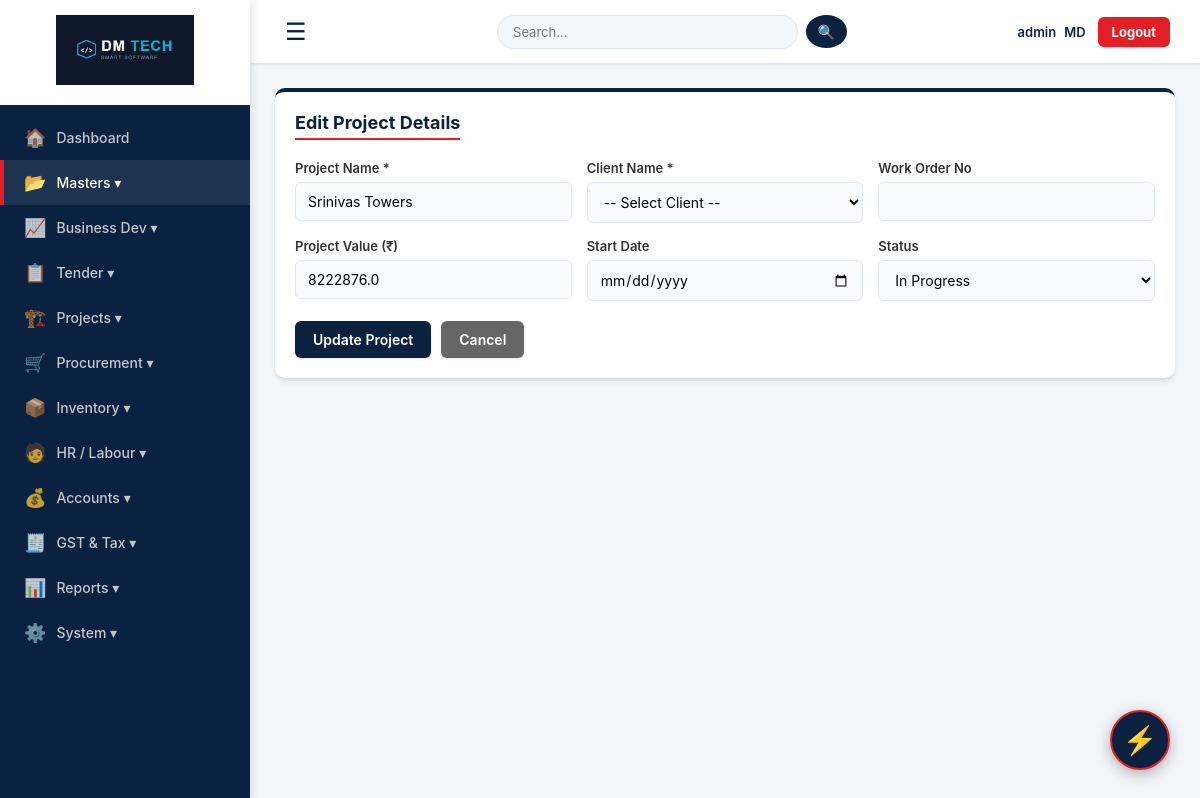
Screenshot of /projects/edit/15 (signed in) with the database file from the repository.
### tables this page shows
CREATE TABLE projects (id INTEGER PRIMARY KEY AUTOINCREMENT, project_name TEXT NOT NULL, client_name TEXT NOT NULL, work_order TEXT, project_value REAL DEFAULT 0, start_date TEXT, status TEXT DEFAULT 'Planning');

### app.py (the view, shortened to what this page needs)
@app.route("/projects/edit/<int:id>", methods=["GET", "POST"])
def edit_project(id):
    if not session.get("username"): return redirect(url_for("login"))
    conn = get_db()
    p = conn.execute("SELECT * FROM projects WHERE id=?", (id,)).fetchone()
    d = conn.execute("SELECT party_name FROM parties WHERE party_type='Debtor' ORDER BY party_name").fetchall()
    conn.close(); return render_template("edit_project.html", project=p, debtors=d)

### app.py (called while the page is built, shortened)
@app.context_processor
def inject_permissions():
    role = session.get('role', 'Admin')
    return dict(is_admin_or_gm=role in ['MD', 'Admin', 'GM'])

@app.after_request
def add_header(response):
    response.headers["Cache-Control"] = "no-cache, no-store, must-revalidate, public, max-age=0"
    response.headers["Pragma"] = "no-cache"
    response.headers["Expires"] = "0"
    return response

def get_db():
    conn = sqlite3.connect(DATABASE, timeout=20)
    conn.row_factory = sqlite3.Row
    return conn

@app.before_request
def restrict_access():
    if not session.get("username"): return
    role = session.get("role", "MD")
    endpoint = request.endpoint
    finance_routes = ['accounts', 'accounts_entry', 'delete_account_entry', 'delete_bill',
                      'print_bill', 'client_ledger', 'vendor_ledger', 'gst_reconciliation',
                      'run_reconciliation', 'gstr1', 'credit_notes', 'delete_credit_note',
                      'general_expenses', 'company_pnl', 'pay_purchase_bill', 'payroll']
    if endpoint in finance_routes and role not in ['MD', 'GM', 'Accountant']:
        flash("Access Denied: Finance module is restricted.", "error")
        return redirect(url_for('dashboard'))
    if role == "MD": return

### templates/edit_project.html (shortened to what this page needs)
{% extends "base.html" %}
{% block content %}
<div class="card">
    <h3>Edit Project Details</h3>
    <form method="POST">
        <div class="grid-3">
            <div>
                <label>Project Name *</label>
                <input type="text" name="project_name" value="{{ project['project_name'] }}" required>
            </div>
            <div>
                <label>Client Name *</label>
                <select name="client_name" required>
                    <option value="">-- Select Client --</option>
                </select>
            </div>
            <div>
                <label>Work Order No</label>
                <input type="text" name="work_order" value="{{ project['work_order'] or '' }}">
            </div>
            <div>
                <label>Project Value (₹)</label>
                <input type="number" name="project_value" step="0.01" value="{{ project['project_value'] or 0 }}">
            </div>
            <div>
                <label>Start Date</label>
                <input type="date" name="start_date" value="{{ project['start_date'] or '' }}">
            </div>
            <div>
                <label>Status</label>
                <select name="status">
                    <option value="In Progress" {% if project['status'] == 'In Progress' %}selected{% endif %}>In Progress</option>
                </select>
            </div>
        </div>
        <div style="margin-top: 20px; display: flex; gap: 10px;">
            <button type="submit" class="btn">Update Project</button>
            <a href="{{ url_for('projects') }}" class="btn" style="background: #666;">Cancel</a>
        </div>
    </form>
</div>
{% endblock %}

### static/css/main.css (style rules this page uses)
:root { --primary-blue: #0a2240; --accent-red: #e31e24; --bg-light: #f4f7f9; --text-dark: #333; --text-light: #666; --white: #ffffff; --border: #e2e8f0; --shadow-sm: 0 1px 3px rgba(0,0,0,0.1); --shadow-md: 0 4px 6px -1px rgba(0,0,0,0.1), 0 2px 4px -1px rgba(0,0,0,0.06); --shadow-lg: 0 10px 15px -3px rgba(0,0,0,0.1), 0 4px 6px -2px rgba(0,0,0,0.05); }
* { box-sizing: border-box; margin: 0; padding: 0; font-family: 'Inter', 'Segoe UI', sans-serif; }
body { background-color: var(--bg-light); color: var(--text-dark); display: flex; min-height: 100vh; }
.card { background: var(--white); border-radius: 10px; padding: 20px; box-shadow: var(--shadow-md); margin-bottom: 20px; border-top: 4px solid var(--primary-blue); transition: 0.2s; }
.card h3, .panel h3 { margin-bottom: 20px; color: var(--primary-blue); border-bottom: 2px solid var(--accent-red); display: inline-block; padding-bottom: 5px; font-weight: 700; font-size: 18px; }
.grid-3 { display: grid; grid-template-columns: repeat(3, 1fr); gap: 15px; }
label { display: block; margin-bottom: 6px; font-weight: 600; font-size: 13px; color: var(--text-dark); }
input, select, textarea { width: 100%; padding: 10px 12px; border: 1px solid var(--border); border-radius: 6px; font-size: 14px; background: #f9fbfc; transition: all 0.2s; box-sizing: border-box; }
.btn { background: var(--primary-blue); color: var(--white); border: none; padding: 10px 18px; border-radius: 6px; cursor: pointer; font-size: 14px; font-weight: 600; transition: all 0.2s; display: inline-block; text-decoration: none; box-shadow: var(--shadow-sm); text-align: center; }

### rows the page displays
projects: project_name "Srinivas Towers", project_value "8222876.0", status "In Progress"

### other values shown
{{ session['username'] }} "admin"
{{ user_role }} "MD"
